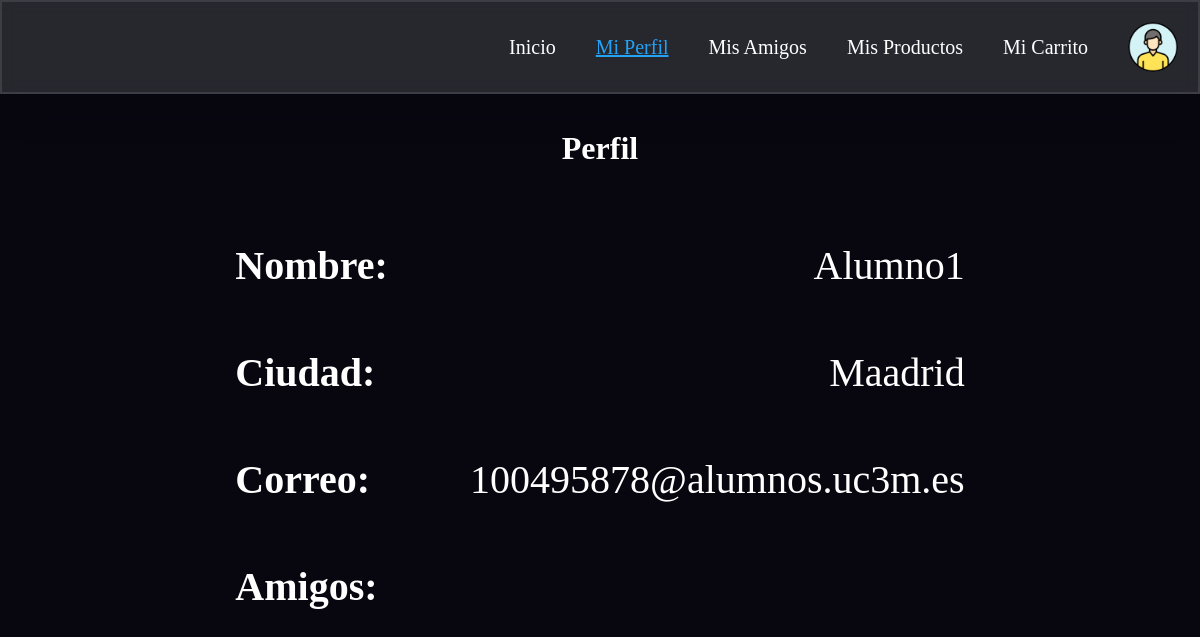
Page /perfil (signed in) on the committed database.
### app.py (models this page shows)
class User(db.Model):
    __tablename__ = 'users'
    id = db.Column(db.Integer, primary_key=True)
    username = db.Column(db.String(80), unique=True, nullable=False)
    nombre = db.Column(db.String(80), nullable=False)
    ciudad = db.Column(db.String(80), nullable=False)
    email = db.Column(db.String(120), unique=True, nullable=False)
    bank_account = db.Column(db.String(50), nullable=False, default="")  # Usar cadena vacía como valor por defecto
    key = db.Column(db.String(64), nullable=False)
    salt = db.Column(db.String(32), nullable=False)
    created_at = db.Column(db.String(120), nullable=False)
    updated_at = db.Column(db.String(120), nullable=False)
    objetos_vendidos = db.Column(db.String(200), nullable=True, default="")
    objetos_comprados = db.Column(db.String(200), nullable=True, default="")
    products_sold = db.relationship('Product', backref='seller', lazy=True, foreign_keys='Product.seller_id')
    products_bought = db.relationship('Product', backref='buyer', lazy=True, foreign_keys='Product.buyer_id')

### app.py (the view)
@app.route('/perfil')
def perfil():
    user_id = session.get('user_id')
    if not user_id:
        return redirect(url_for('login'))
    user = User.query.get(user_id)
    if not user:
        return redirect(url_for('login'))
    return render_template('perfil.html', user=user)

### templates/perfil.html (shortened to what this page needs)
<!DOCTYPE html>
<html lang="en">
<head>
    <link rel="stylesheet" type="text/css" href="{{ url_for('static', filename='styles/perfil.css') }}">
</head>
<body>
    <nav>
        <a href="{{ url_for('app_route') }}">Inicio</a>
        <a class="selected" href="{{ url_for('perfil') }}">Mi Perfil</a>
        <a href="{{ url_for('amigos') }}">Mis Amigos</a>
        <a href="{{ url_for('productos') }}">Mis Productos</a>
        <a href="{{ url_for('carrito') }}">Mi Carrito</a>
        <img src="{{ url_for('static', filename='imagenes/perfil.png') }}" alt="Perfil">
    </nav>
    <h1>Perfil</h1>
    <div class="perfil">
        <p class="dato"><strong>Nombre:</strong> {{ user.nombre }}</p>
        <p class="dato"><strong>Ciudad:</strong> {{ user.ciudad }}</p>
        <p class="dato"><strong>Correo:</strong> {{ user.email }}</p>
        <p class="dato"><strong>Amigos:</strong></p>
</body>
</html>

### static/styles/perfil.css (style rules this page uses)
*, *:before, *:after { padding: 0; margin: 0; box-sizing: border-box; }
body { background-color: #080710; display: flex; flex-direction: column; justify-content: center; align-items: center; height: 100vh; overflow: hidden; position: relative; }
nav { width: 100%; display: flex; justify-content: flex-end; align-items: center; background-color: rgba(255, 255, 255, 0.13); padding: 20px; border-radius: 0; backdrop-filter: blur(10px); border: 2px solid rgba(255, 255, 255, 0.1); box-shadow: 0 0 40px rgba(8, 7, 16, 0.6); position: fixed; top: 0; left: 0; z-index: 1000; }
nav a { color: #fff; text-decoration: none; margin: 0 20px; font-size: 20px; transition: transform 0.3s; }
nav img { width: 50px; height: 50px; border-radius: 50%; margin-left: 20px; }
.selected { color: #23a2f6; text-decoration: #23a2f6 underline; }
h1 { text-align: center; color: #ffffff; margin-bottom: 15px; }
.dato { display: flex; justify-content: space-between; margin: 60px 0; color: #ffffff; font-size: 40px; gap: 100px; }

### rows in the picture
User: nombre "Alumno1", ciudad "Maadrid", email "100495878@alumnos.uc3m.es"
